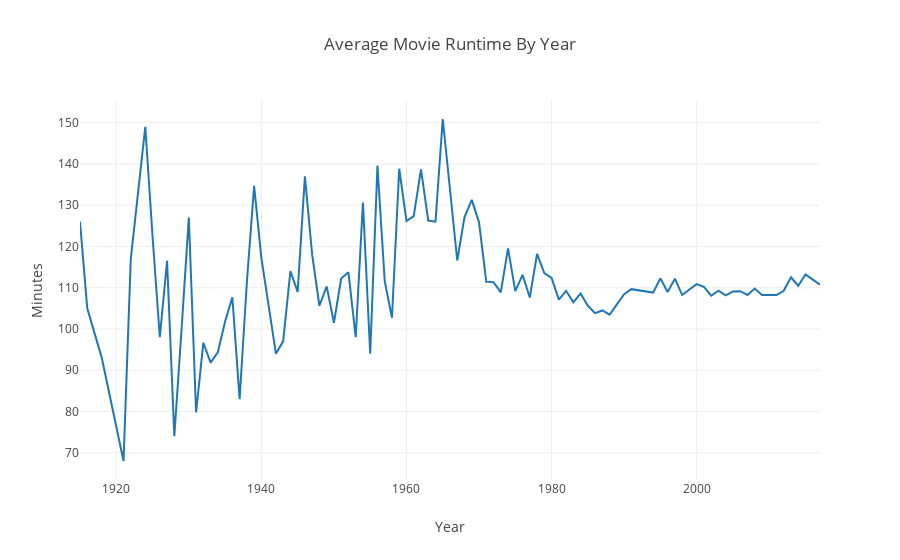

Notebook code for this chart:
### Markdown cell above
Revenue represents total lifetime gross, not just box office sales while in theatres.  This may explain the spikes with early years.  These years contain big box office movies that have also seen re-release and sucess on home video or DVD, and once we removed rows with zeroes some years have fewer movies.  1937 is only represented by "Snow White and the Seven Dwarfs", which has enjoyed massive success in re-release and home video.  1939 was when "Gone with the Wind" and "The Wizard of Oz" were released, 1942 was "Bambi" and "Casablanca".  A later spike, 1977, was when "Star Wars" came out, another film that's had re-release in theatres and massive success on VHS and DVD.

1927's revenue mean seems to be skewed by the reported budget of "Metropolis" in this dataset, ~92 million US dollars.  The budget I found reported online was 5.3 million Reichsmarks, which converts to roughly 18 million US dollars today.  I'm not sure where the source of this dataset got their budget.

Looking at the raw graphs, another outlier is in 1962.  This corresponds with "The Manchurian Candidate".  Again, this dataset reports a higher budget than what is found online through other sources.  This dataset reports 80 million US dollars, when the budget is reported as 2.2 million online.  Even when converted to adjust for inflation, this only equals 18 million US dollars.

Sources:

Metropolis Budget: https://en.wikipedia.org/wiki/Metropolis_(1927_film)

Historical Exchange Rate: http://www.history.ucsb.edu/faculty/marcuse/projects/currency.htm

Conversion to 2018 dollars: http://www.in2013dollars.com/1927-dollars-in-2018?amount=1258907

Manchurian Candidate Budget: https://www.space.ca/the-manchurian-candidate-tiff-restored/

### Code cell
# Average runtime each year
# Graph using plotly, after generating series of x and y axis
trace3 = go.Scatter(x = YEAR_list, y = runtime_list_2, name = 'Runtime')

data = [trace3]

layout = dict(title = 'Average Movie Runtime By Year',
              xaxis = dict(title = 'Year'),
              yaxis = dict(title = 'Minutes'),
              )

fig = dict(data=data, layout=layout)
plotly.offline.iplot(fig, filename='Movie Runtime Over Time')

### Figure 1 — Plotly figure (JSON) as saved in the notebook; plotly's stock layout.template omitted (floating-point values rounded to 4 significant figures)
{"data": [{"name": "Runtime", "type": "scatter", "x": ["1915", "1916", "1918", "1921", "1922", "1924", "1925", "1926", "1927", "1928", "1929", "1930", "1931", "1932", "1933", "1934", "1935", "1936", "1937", "1938", "1939", "1940", "1941", "1942", "1943", "1944", "1945", "1946", "1947", "1948", "1949", "1950", "1951", "1952", "1953", "1954", "1955", "1956", "1957", "1958", "1959", "1960", "1961", "1962", "1963", "1964", "1965", "1966", "1967", "1968", "1969", "1970", "1971", "1972", "1973", "1974", "1975", "1976", "1977", "1978", "1979", "1980", "1981", "1982", "1983", "1984", "1985", "1986", "1987", "1988", "1989", "1990", "1991", "1992", "1993", "1994", "1995", "1996", "1997", "1998", "1999", "2000", "2001", "2002", "2003", "2004", "2005", "2006", "2007", "2008", "2009", "2010", "2011", "2012", "2013", "2014", "2015", "2016", "2017"], "y": [126, 105, 93, 68, 117, 149, 122.4, 98, 116.5, 74, 100, 127, 79.75, 96.67, 91.83, 94.33, 101.8, 107.7, 83, 111.3, 134.7, 117.2, 105.7, 94, 97, 114, 109, 137, 118, 105.6, 110.3, 101.5, 112.2, 113.8, 98, 130.7, 94, 139.6, 111.6, 102.7, 138.8, 126.2, 127.3, 138.7, 126.3, 126, 150.9, 133, 116.6, 127.1, 131.3, 125.8, 111.4, 111.4, 108.9, 119.5, 109.2, 113.1, 107.6, 118.2, 113.5, 112.4, 107.1, 109.2, 106.4, 108.6, 105.6, 103.8, 104.5, 103.5, 105.8, 108.4, 109.7, 109.4, 109.0, 108.8, 112.3, 109.0, 112.2, 108.2, 109.6, 110.9, 110.2, 108.1, 109.3, 108.1, 109.1, 109.2, 108.2, 109.8, 108.2, 108.2, 108.2, 109.3, 112.5, 110.5, 113.2, 112.0, 110.7]}], "layout": {"title": "Average Movie Runtime By Year", "xaxis": {"title": "Year"}, "yaxis": {"title": "Minutes"}}}
